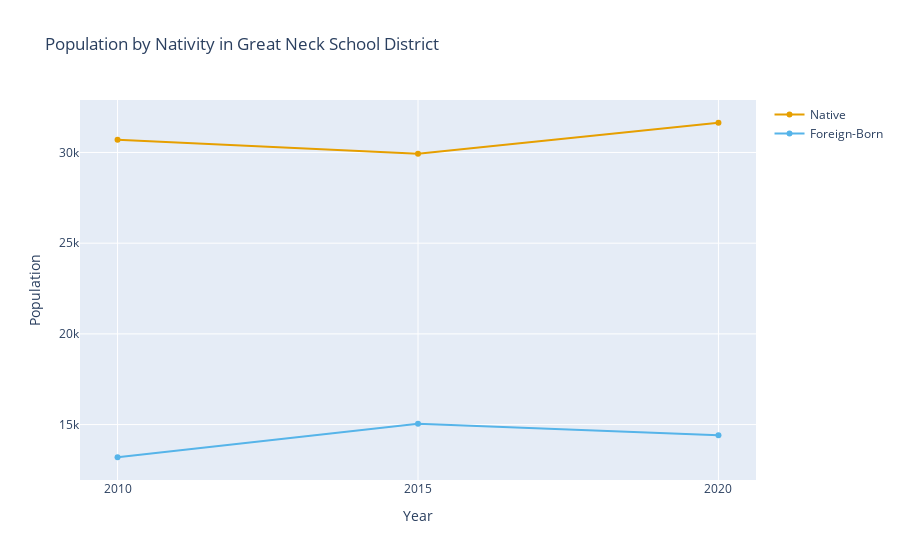

Notebook source saved alongside this figure:
### Markdown cell above
These graphs will render interactively on your local machine. However, github can only render them as static images. 

There is an optional parameter `y_cols` that allows you to render only a portion of the data:

### Code cell
graph_multiyear(
    df=df,
    title="Population by Nativity in Great Neck School District",
    yaxis_title="Population",
    y_cols=["Native", "Foreign-Born"],
)

### Figure 1 — Plotly figure (JSON) as saved in the notebook; plotly's stock layout.template omitted (floating-point values rounded to 4 significant figures)
{"data": [{"hovertemplate": "Year: %{x}<br>Native: %{y:,}<extra></extra>", "line": {"color": "#E69F00"}, "mode": "lines+markers", "name": "Native", "type": "scatter", "x": [2010, 2015, 2020], "y": [30699, 29935, 31638]}, {"hovertemplate": "Year: %{x}<br>Foreign-Born: %{y:,}<extra></extra>", "line": {"color": "#56B4E9"}, "mode": "lines+markers", "name": "Foreign-Born", "type": "scatter", "x": [2010, 2015, 2020], "y": [13200, 15040, 14408]}], "layout": {"title": {"text": "Population by Nativity in Great Neck School District"}, "xaxis": {"tickmode": "array", "ticktext": ["2010", "2015", "2020"], "tickvals": [2010, 2015, 2020], "title": {"text": "Year"}}, "yaxis": {"title": {"text": "Population"}}}}
